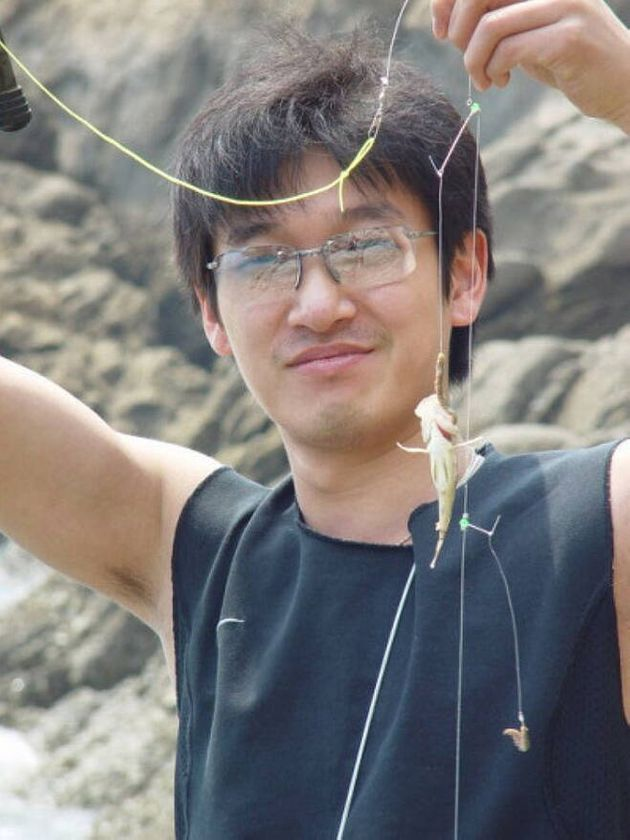
#> input picture ex_test/photo/jo1.jpg, 630 x 840 px, found by its file name
$ python face2.py
#> lines starting #> are read from the running program, lines starting #| are printed output that depends on the picture
import cv2
import numpy as np
import matplotlib.pylab as plt

imgs = []
imgs.append(cv2.imread('opencv/photo/jo1.jpg'))
imgs.append(cv2.imread('opencv/photo/jo2.jpg'))
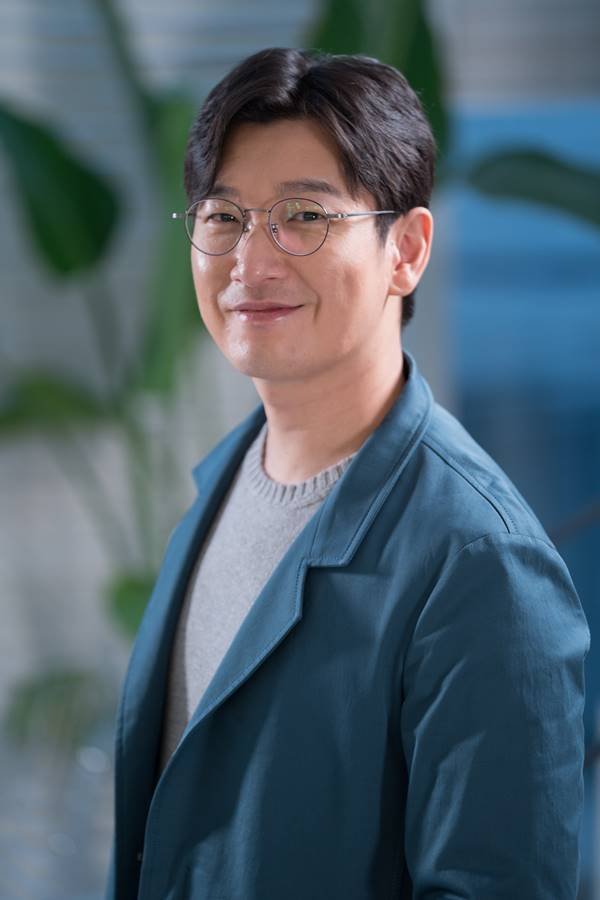
#> input picture ex_test/photo/jo2.jpg, 600 x 900 px, found by its file name

hists = []

for img in imgs:
    hsv = cv2.cvtColor(img, cv2.COLOR_BGR2HSV)
    hist = cv2.calcHist([hsv], [0, 1], None, [180, 256], [0, 180, 0, 256])
    cv2.normalize(hist, hist, 0, 1, cv2.NORM_MINMAX)
    hists.append(hist)
#> this loop made 2 passes
#> pass 1, `hist = cv2.calcHist([hsv], [0, 1], None, [180, 256], [0, 180, 0, 256])`:
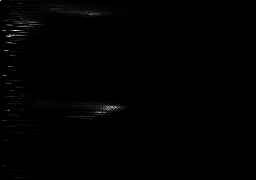
#> hist: shape (180, 256) float32; min 0, max 2193, mean 11.5; drawn with min black and max white
#> after the loop, hists = 2 items

method = '원하는 비교 알고리즘'
query = hists[0]
#> (the run stopped early here; a loop or call above may not have finished)
